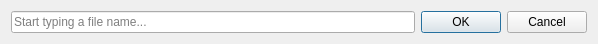
<?xml version="1.0" encoding="UTF-8"?>
<ui version="4.0">
 <class>FindFileInPackageDialog</class>
 <widget class="QDialog" name="FindFileInPackageDialog">
  <property name="geometry">
   <rect>
    <x>0</x>
    <y>0</y>
    <width>598</width>
    <height>41</height>
   </rect>
  </property>
  <property name="sizePolicy">
   <sizepolicy hsizetype="Preferred" vsizetype="Preferred">
    <horstretch>0</horstretch>
    <verstretch>0</verstretch>
   </sizepolicy>
  </property>
  <property name="windowTitle">
   <string>Dialog</string>
  </property>
  <layout class="QHBoxLayout" name="horizontalLayout">
   <item>
    <widget class="QLineEdit" name="lineEdit">
     <property name="placeholderText">
      <string>Start typing a file name...</string>
     </property>
    </widget>
   </item>
   <item>
    <widget class="QDialogButtonBox" name="buttonBox">
     <property name="sizePolicy">
      <sizepolicy hsizetype="Maximum" vsizetype="Fixed">
       <horstretch>0</horstretch>
       <verstretch>0</verstretch>
      </sizepolicy>
     </property>
     <property name="orientation">
      <enum>Qt::Horizontal</enum>
     </property>
     <property name="standardButtons">
      <set>QDialogButtonBox::Cancel|QDialogButtonBox::Ok</set>
     </property>
    </widget>
   </item>
  </layout>
 </widget>
 <resources/>
 <connections>
  <connection>
   <sender>buttonBox</sender>
   <signal>accepted()</signal>
   <receiver>FindFileInPackageDialog</receiver>
   <slot>accept()</slot>
   <hints>
    <hint type="sourcelabel">
     <x>319</x>
     <y>31</y>
    </hint>
    <hint type="destinationlabel">
     <x>157</x>
     <y>40</y>
    </hint>
   </hints>
  </connection>
  <connection>
   <sender>buttonBox</sender>
   <signal>rejected()</signal>
   <receiver>FindFileInPackageDialog</receiver>
   <slot>reject()</slot>
   <hints>
    <hint type="sourcelabel">
     <x>345</x>
     <y>31</y>
    </hint>
    <hint type="destinationlabel">
     <x>286</x>
     <y>40</y>
    </hint>
   </hints>
  </connection>
 </connections>
</ui>
